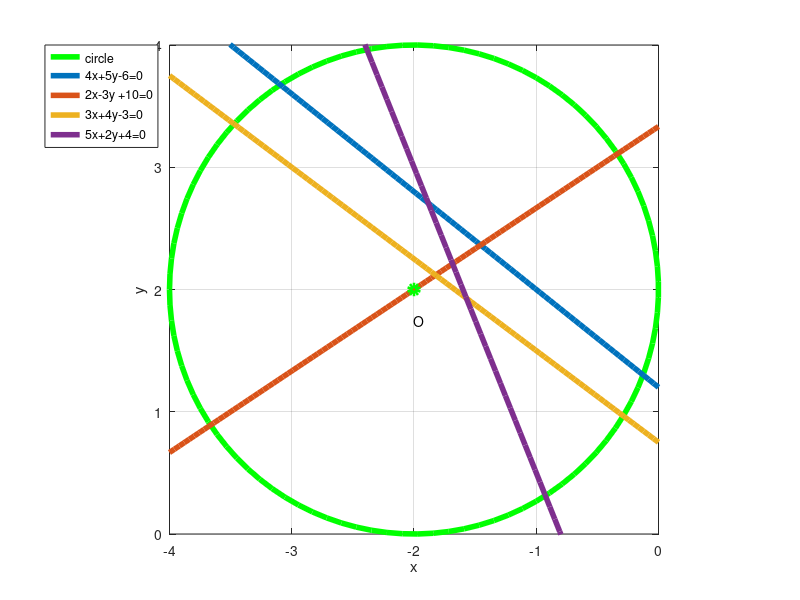

Write the MATLAB code that produced this figure.
clear;
close;
clc;

function plot_point(Q,str,offset)
plot(Q(1),Q(2),'go','LineWidth',4)
text(Q(1)-offset(1),Q(2)-offset(2), str)
endfunction

%Plotting the circle
t = linspace(-pi,pi,100);
r = 2;
x = -2+r*cos(t);
y = 2+r*sin(t);
plot(x,y,'g','LineWidth',4)
grid
hold on
axis([-4 0 0 4])
axis equal
x = linspace(-4,0,100);
y1 = (6-4*x)/5;
y2 = (10+2*x)/3;
y3 = 3/4*(1-x);
y4 = -(4+5*x)/2;
plot(x,y1,'LineWidth',4,x,y2,'LineWidth',4,x,y3,'LineWidth',4,x,y4,'LineWidth',4)
plot_point([-2 2],'O',[0 0.25])
legend('circle','4x+5y-6=0','2x-3y +10=0','3x+4y-3=0','5x+2y+4=0',"location","northwestoutside")
xlabel('x')
ylabel('y')
hold off

print ('ee16b1011.eps', '-color')
